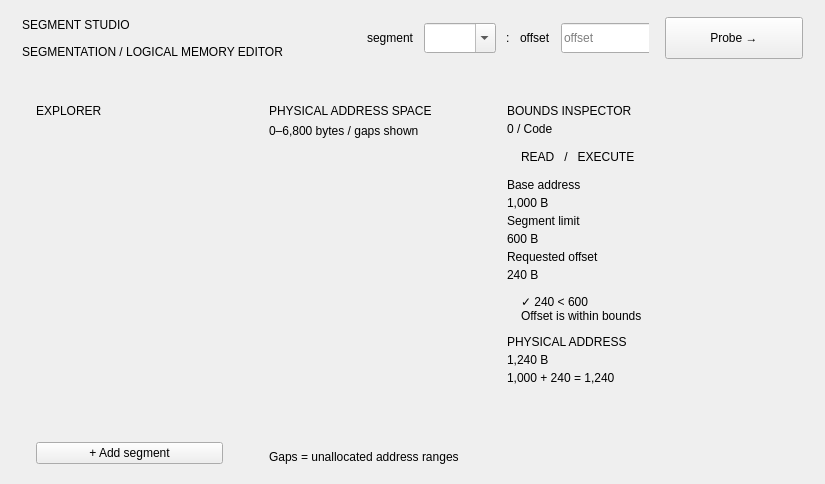
<?xml version="1.0" encoding="UTF-8"?>
<ui version="4.0">
 <class>Form</class>
 <widget class="QWidget" name="page">
   <layout class="QVBoxLayout" name="layout175">
     <property name="leftMargin"><number>0</number></property>
     <property name="topMargin"><number>0</number></property>
     <property name="rightMargin"><number>0</number></property>
     <property name="bottomMargin"><number>0</number></property>
     <property name="spacing"><number>0</number></property>
     <item>
       <widget class="QFrame" name="band">
         <property name="minimumSize"><size><width>0</width><height>76</height></size></property>
         <property name="maximumSize"><size><width>16777215</width><height>76</height></size></property>
         <property name="card" stdset="0"><string>band</string></property>
         <layout class="QHBoxLayout" name="layout176">
           <property name="leftMargin"><number>22</number></property>
           <property name="topMargin"><number>12</number></property>
           <property name="rightMargin"><number>22</number></property>
           <property name="bottomMargin"><number>12</number></property>
           <property name="spacing"><number>16</number></property>
           <item>
             <widget class="QWidget" name="titleBlock">
               <layout class="QVBoxLayout" name="layout177">
                 <property name="leftMargin"><number>0</number></property>
                 <property name="topMargin"><number>0</number></property>
                 <property name="rightMargin"><number>0</number></property>
                 <property name="bottomMargin"><number>0</number></property>
                 <property name="spacing"><number>2</number></property>
                 <item>
                   <widget class="QLabel" name="lblTitle">
                     <property name="text"><string>SEGMENT STUDIO</string></property>
                     <property name="wordWrap"><bool>false</bool></property>
                     <property name="kind" stdset="0"><string>h1</string></property>
                   </widget>
                 </item>
                 <item>
                   <widget class="QLabel" name="lblSub">
                     <property name="text"><string>SEGMENTATION / LOGICAL MEMORY EDITOR</string></property>
                     <property name="wordWrap"><bool>false</bool></property>
                     <property name="kind" stdset="0"><string>eyebrow</string></property>
                   </widget>
                 </item>
               </layout>
             </widget>
           </item>
           <item>
             <spacer name="spacer173"><property name="orientation"><enum>Qt::Horizontal</enum></property><property name="sizeHint" stdset="0"><size><width>20</width><height>20</height></size></property></spacer>
           </item>
           <item>
             <widget class="QFrame" name="probeBox">
               <property name="minimumSize"><size><width>296</width><height>42</height></size></property>
               <property name="maximumSize"><size><width>296</width><height>42</height></size></property>
               <property name="card" stdset="0"><string>whitebox</string></property>
               <layout class="QHBoxLayout" name="layout178">
                 <property name="leftMargin"><number>14</number></property>
                 <property name="topMargin"><number>6</number></property>
                 <property name="rightMargin"><number>14</number></property>
                 <property name="bottomMargin"><number>6</number></property>
                 <property name="spacing"><number>10</number></property>
                 <item>
                   <widget class="QLabel" name="lblSegTag">
                     <property name="text"><string>segment</string></property>
                     <property name="wordWrap"><bool>false</bool></property>
                     <property name="kind" stdset="0"><string>mono</string></property>
                   </widget>
                 </item>
                 <item>
                   <widget class="QComboBox" name="cmbSeg">
                     <property name="editable"><bool>true</bool></property>
                     <property name="minimumSize"><size><width>72</width><height>30</height></size></property>
                     <property name="maximumSize"><size><width>72</width><height>30</height></size></property>
                   </widget>
                 </item>
                 <item>
                   <widget class="QLabel" name="colon">
                     <property name="text"><string>:</string></property>
                     <property name="wordWrap"><bool>false</bool></property>
                     <property name="kind" stdset="0"><string>mono</string></property>
                   </widget>
                 </item>
                 <item>
                   <widget class="QLabel" name="lblOffTag">
                     <property name="text"><string>offset</string></property>
                     <property name="wordWrap"><bool>false</bool></property>
                     <property name="kind" stdset="0"><string>mono</string></property>
                   </widget>
                 </item>
                 <item>
                   <widget class="QLineEdit" name="edOffset">
                     <property name="text"><string></string></property>
                     <property name="placeholderText"><string>offset</string></property>
                     <property name="minimumSize"><size><width>96</width><height>30</height></size></property>
                     <property name="maximumSize"><size><width>96</width><height>30</height></size></property>
                   </widget>
                 </item>
               </layout>
             </widget>
           </item>
           <item>
             <widget class="QPushButton" name="btnProbe">
               <property name="text"><string>Probe →</string></property>
               <property name="minimumSize"><size><width>138</width><height>42</height></size></property>
               <property name="maximumSize"><size><width>138</width><height>42</height></size></property>
               <property name="role" stdset="0"><string>dark</string></property>
             </widget>
           </item>
         </layout>
       </widget>
     </item>
     <item>
       <widget class="QWidget" name="pad">
         <layout class="QHBoxLayout" name="layout179" stretch="0,1,0">
           <property name="leftMargin"><number>22</number></property>
           <property name="topMargin"><number>16</number></property>
           <property name="rightMargin"><number>22</number></property>
           <property name="bottomMargin"><number>8</number></property>
           <property name="spacing"><number>16</number></property>
           <item>
             <widget class="QFrame" name="explorer">
               <property name="minimumSize"><size><width>215</width><height>0</height></size></property>
               <property name="maximumSize"><size><width>215</width><height>16777215</height></size></property>
               <property name="card" stdset="0"><string>shadow</string></property>
               <layout class="QVBoxLayout" name="layout180">
                 <property name="leftMargin"><number>14</number></property>
                 <property name="topMargin"><number>12</number></property>
                 <property name="rightMargin"><number>14</number></property>
                 <property name="bottomMargin"><number>12</number></property>
                 <property name="spacing"><number>8</number></property>
                 <item>
                   <widget class="QLabel" name="lblEx">
                     <property name="text"><string>EXPLORER</string></property>
                     <property name="wordWrap"><bool>false</bool></property>
                     <property name="kind" stdset="0"><string>eyebrow</string></property>
                   </widget>
                 </item>
                 <item>
                   <widget class="QScrollArea" name="segScroll">
                     <property name="widgetResizable"><bool>true</bool></property>
                     <property name="frameShape"><enum>QFrame::NoFrame</enum></property>
                     <widget class="QWidget" name="segHost">
                       <layout class="QVBoxLayout" name="layout181">
                         <property name="leftMargin"><number>0</number></property>
                         <property name="topMargin"><number>0</number></property>
                         <property name="rightMargin"><number>4</number></property>
                         <property name="bottomMargin"><number>4</number></property>
                         <property name="spacing"><number>10</number></property>
                       </layout>
                     </widget>
                   </widget>
                 </item>
                 <item>
                   <widget class="QPushButton" name="btnAddSeg">
                     <property name="text"><string>+ Add segment</string></property>
                     <property name="role" stdset="0"><string>link</string></property>
                   </widget>
                 </item>
               </layout>
             </widget>
           </item>
           <item>
             <widget class="QFrame" name="spaceCard">
               <property name="card" stdset="0"><string>shadow</string></property>
               <layout class="QVBoxLayout" name="layout182">
                 <property name="leftMargin"><number>16</number></property>
                 <property name="topMargin"><number>12</number></property>
                 <property name="rightMargin"><number>16</number></property>
                 <property name="bottomMargin"><number>12</number></property>
                 <property name="spacing"><number>6</number></property>
                 <item>
                   <widget class="QLabel" name="lblSp">
                     <property name="text"><string>PHYSICAL ADDRESS SPACE</string></property>
                     <property name="wordWrap"><bool>false</bool></property>
                     <property name="kind" stdset="0"><string>eyebrow</string></property>
                   </widget>
                 </item>
                 <item>
                   <widget class="QLabel" name="lblRange">
                     <property name="text"><string>0–6,800 bytes / gaps shown</string></property>
                     <property name="wordWrap"><bool>false</bool></property>
                     <property name="kind" stdset="0"><string>eyebrow</string></property>
                   </widget>
                 </item>
                 <item>
                   <widget class="QWidget" name="spaceHost">
                     <property name="minimumSize"><size><width>0</width><height>300</height></size></property>
                     <layout class="QVBoxLayout" name="layout183">
                       <property name="leftMargin"><number>0</number></property>
                       <property name="topMargin"><number>0</number></property>
                       <property name="rightMargin"><number>0</number></property>
                       <property name="bottomMargin"><number>0</number></property>
                       <property name="spacing"><number>0</number></property>
                     </layout>
                   </widget>
                 </item>
                 <item>
                   <widget class="QLabel" name="lblGaps">
                     <property name="text"><string>Gaps = unallocated address ranges</string></property>
                     <property name="wordWrap"><bool>false</bool></property>
                     <property name="kind" stdset="0"><string>eyebrow</string></property>
                   </widget>
                 </item>
               </layout>
             </widget>
           </item>
           <item>
             <widget class="QFrame" name="insp">
               <property name="minimumSize"><size><width>312</width><height>0</height></size></property>
               <property name="maximumSize"><size><width>312</width><height>16777215</height></size></property>
               <property name="card" stdset="0"><string>shadow</string></property>
               <layout class="QVBoxLayout" name="layout184">
                 <property name="leftMargin"><number>16</number></property>
                 <property name="topMargin"><number>12</number></property>
                 <property name="rightMargin"><number>16</number></property>
                 <property name="bottomMargin"><number>12</number></property>
                 <property name="spacing"><number>4</number></property>
                 <item>
                   <widget class="QLabel" name="lblIn">
                     <property name="text"><string>BOUNDS INSPECTOR</string></property>
                     <property name="wordWrap"><bool>false</bool></property>
                     <property name="kind" stdset="0"><string>eyebrow</string></property>
                   </widget>
                 </item>
                 <item>
                   <widget class="QLabel" name="lblSegName">
                     <property name="text"><string>0 / Code</string></property>
                     <property name="wordWrap"><bool>false</bool></property>
                     <property name="kind" stdset="0"><string>h1s</string></property>
                   </widget>
                 </item>
                 <item>
                   <widget class="QFrame" name="permBox">
                     <property name="minimumSize"><size><width>0</width><height>34</height></size></property>
                     <property name="maximumSize"><size><width>16777215</width><height>34</height></size></property>
                     <property name="card" stdset="0"><string>accentbox</string></property>
                     <layout class="QVBoxLayout" name="layout185">
                       <property name="leftMargin"><number>14</number></property>
                       <property name="topMargin"><number>6</number></property>
                       <property name="rightMargin"><number>14</number></property>
                       <property name="bottomMargin"><number>6</number></property>
                       <property name="spacing"><number>6</number></property>
                       <item>
                         <widget class="QLabel" name="lblPerms">
                           <property name="text"><string>READ   /   EXECUTE</string></property>
                           <property name="wordWrap"><bool>false</bool></property>
                           <property name="kind" stdset="0"><string>mono</string></property>
                         </widget>
                       </item>
                     </layout>
                   </widget>
                 </item>
                 <item>
                   <widget class="QLabel" name="t1">
                     <property name="text"><string>Base address</string></property>
                     <property name="wordWrap"><bool>false</bool></property>
                     <property name="kind" stdset="0"><string>muted</string></property>
                     <property name="gap" stdset="0"><string>1</string></property>
                   </widget>
                 </item>
                 <item>
                   <widget class="QLabel" name="lblBase">
                     <property name="text"><string>1,000 B</string></property>
                     <property name="wordWrap"><bool>false</bool></property>
                     <property name="kind" stdset="0"><string>h2</string></property>
                   </widget>
                 </item>
                 <item>
                   <widget class="QLabel" name="t2">
                     <property name="text"><string>Segment limit</string></property>
                     <property name="wordWrap"><bool>false</bool></property>
                     <property name="kind" stdset="0"><string>muted</string></property>
                   </widget>
                 </item>
                 <item>
                   <widget class="QLabel" name="lblLimit">
                     <property name="text"><string>600 B</string></property>
                     <property name="wordWrap"><bool>false</bool></property>
                     <property name="kind" stdset="0"><string>h2</string></property>
                   </widget>
                 </item>
                 <item>
                   <widget class="QLabel" name="t3">
                     <property name="text"><string>Requested offset</string></property>
                     <property name="wordWrap"><bool>false</bool></property>
                     <property name="kind" stdset="0"><string>muted</string></property>
                   </widget>
                 </item>
                 <item>
                   <widget class="QLabel" name="lblOffsetV">
                     <property name="text"><string>240 B</string></property>
                     <property name="wordWrap"><bool>false</bool></property>
                     <property name="kind" stdset="0"><string>h2</string></property>
                   </widget>
                 </item>
                 <item>
                   <widget class="QFrame" name="verdict">
                     <property name="card" stdset="0"><string>accentbox</string></property>
                     <layout class="QVBoxLayout" name="layout186">
                       <property name="leftMargin"><number>14</number></property>
                       <property name="topMargin"><number>8</number></property>
                       <property name="rightMargin"><number>14</number></property>
                       <property name="bottomMargin"><number>8</number></property>
                       <property name="spacing"><number>0</number></property>
                       <item>
                         <widget class="QLabel" name="lblVerdict">
                           <property name="text"><string>✓  240 &lt; 600</string></property>
                           <property name="wordWrap"><bool>false</bool></property>
                           <property name="kind" stdset="0"><string>h2</string></property>
                         </widget>
                       </item>
                       <item>
                         <widget class="QLabel" name="lblVerdictSub">
                           <property name="text"><string>Offset is within bounds</string></property>
                           <property name="wordWrap"><bool>false</bool></property>
                           <property name="kind" stdset="0"><string>small</string></property>
                         </widget>
                       </item>
                     </layout>
                   </widget>
                 </item>
                 <item>
                   <widget class="QLabel" name="t4">
                     <property name="text"><string>PHYSICAL ADDRESS</string></property>
                     <property name="wordWrap"><bool>false</bool></property>
                     <property name="kind" stdset="0"><string>eyebrow</string></property>
                     <property name="gap" stdset="0"><string>1</string></property>
                   </widget>
                 </item>
                 <item>
                   <widget class="QLabel" name="lblPhys">
                     <property name="text"><string>1,240 B</string></property>
                     <property name="wordWrap"><bool>false</bool></property>
                     <property name="kind" stdset="0"><string>h1s</string></property>
                   </widget>
                 </item>
                 <item>
                   <widget class="QLabel" name="lblPhysSub">
                     <property name="text"><string>1,000 + 240 = 1,240</string></property>
                     <property name="wordWrap"><bool>false</bool></property>
                     <property name="kind" stdset="0"><string>eyebrow</string></property>
                   </widget>
                 </item>
                 <item>
                   <spacer name="spacer174"><property name="orientation"><enum>Qt::Vertical</enum></property><property name="sizeHint" stdset="0"><size><width>20</width><height>20</height></size></property></spacer>
                 </item>
               </layout>
             </widget>
           </item>
         </layout>
       </widget>
     </item>
   </layout>
 </widget>
 <resources/>
 <connections/>
</ui>
